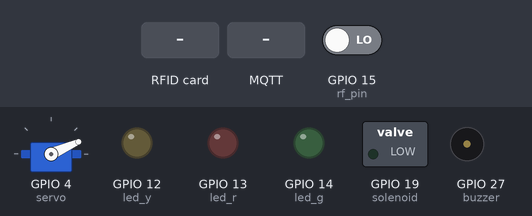
This program was run on a simulated ESP32 board running MicroPython. Parts: servo, switched loads named in the program (green lamp = pin HIGH), output pins drawn as LEDs (lit = HIGH), buzzer (waves = sounding). The test bench sets the inputs (shaded band); at power-on: GPIO 15 (rf_pin) LOW. WiFi joins after 1.5 s; no MQTT or app messages arrive unless stated; the interpreter's speed is modelled, so counts of loop turns are approximate; servo angles are drawn from the pulse width (0.5 ms = 0°, 2.5 ms = 180°); the clock reads 2024-03-15 10:24:30 at power-on unless the program sets it; library files of the repository ran but are not shown: mfrc522.py; pins used as bus, display or sensor lines are not drawn; what the program prints to the serial console is not drawn.

Above: at 2.8 s.
2.9 s: GPIO 15 (rf_pin) driven HIGH
At 4.8 s:
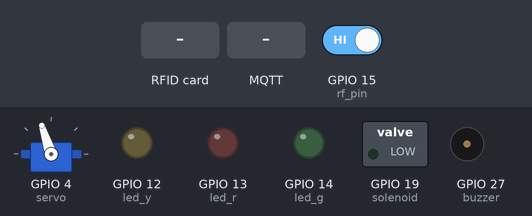
5.5 s: RFID card 93 1E FD 2C held to the reader
At 6.7 s:
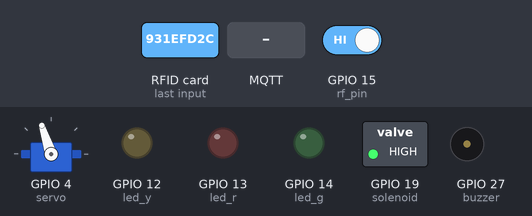
7.0 s: MQTT message "0" arrives on the first subscribed topic
At 9.7 s:
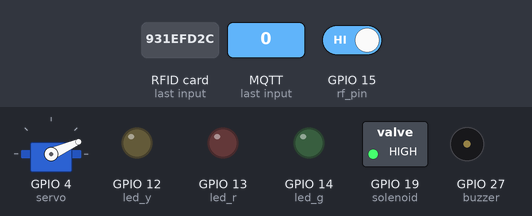
Timing chart, 0 to 16.0 s (numbered marks = the images above; inputs shaded):
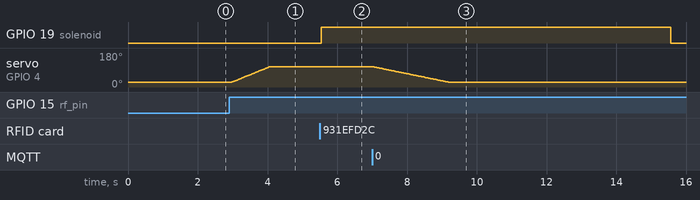

The program:

ESP32-02.py
```python
import network
import time
from machine import Pin, PWM, time_pulse_us, SPI
import mfrc522
from umqtt.simple import MQTTClient

# --- Buzzer passivo ---
buzzer = PWM(Pin(27))
buzzer.freq(1500)
buzzer.duty_u16(0)

# --- Config Wi-Fi ---
SSID = "xx"
PASSWORD = "xxx"

# --- Config MQTT HiveMQ Cloud ---
MQTT_BROKER = "x.s1.eu.hivemq.cloud"
MQTT_PORT = 8883
CLIENT_ID = "smart_home"
MQTT_USER = "x"
MQTT_PASS = "xxx"

# --- Servo ---
servo = PWM(Pin(4))
servo.freq(50)

# --- RF 433MHZ ---
rf_pin = Pin(15, Pin.IN)

# --- Sensor de estacionamento (HC-SR04) ---
trig = Pin(18, Pin.OUT)
echo = Pin(5, Pin.IN, Pin.PULL_DOWN)

# --- LEDs ---
led_g = Pin(14, Pin.OUT)
led_y = Pin(12, Pin.OUT)
led_r = Pin(13, Pin.OUT)

# --- Variáveis de controle ---
servo_pos = 0
ultimo_estado = 0
distancia_anterior = None
ultimo_movimento = time.time()
INACTIVITY_TIMEOUT = 3
THRESHOLD = 0.5
sensor_ativo = False

# ----- Pinos RC522 -----
SCK  = 32
MOSI = 33
MISO = 25
RST  = 26
CS   = 21

# ----- Pino do MOSFET / Solenoide -----
SOLENOID_PIN = 19
PULSE_MS = 10000

# ----- Lista de UIDs permitidos -----
AUTHORIZED = {
    "931EFD2C",
}

# ----- Tópicos MQTT -----
TOPIC_RFID = b"casa/tranca/rfid"
TOPIC_TR_STATUS = b"casa/tranca/status"
TOPIC_TR_EVENTO = b"casa/tranca/evento"
TOPIC_GARAGEM_PORTAO = b"garagem/portao"
TOPIC_GARAGEM_SENSOR = b"garagem/sensor"
TOPIC_TRANCA_CMD = b"casa/tranca"

# Inicializa SPI e RC522
spi = SPI(1, baudrate=1000000, polarity=0, phase=0,
          sck=Pin(SCK), mosi=Pin(MOSI), miso=Pin(MISO))
rdr = mfrc522.MFRC522(spi=spi, gpioRst=Pin(RST), gpioCs=Pin(CS))

# Saída para o MOSFET
solenoid = Pin(SOLENOID_PIN, Pin.OUT, value=0)

print("Aproxime a tag...")
last_uid = None
last_trigger_ms = 0

# --- MQTT globals ---
client = None
last_io = 0  # ticks_ms do último tráfego (publish/ping)

# --- Utilitário: dormir "bombando" MQTT ---
def pump_sleep_ms(ms, step=20):
    t0 = time.ticks_ms()
    while time.ticks_diff(time.ticks_ms(), t0) < ms:
        try:
            client.check_msg()
        except Exception:
            reconnect_mqtt()
        mqtt_heartbeat()
        time.sleep_ms(step)

# --- Heartbeat / reconexão MQTT ---
def mqtt_heartbeat():
    global last_io, client
    now = time.ticks_ms()
    # envia ping se 30s sem tráfego
    if time.ticks_diff(now, last_io) > 30000:
        try:
            client.ping()
            last_io = now
        except Exception:
            reconnect_mqtt()

def safe_publish(topic, payload, retain=False):
    global last_io
    try:
        if isinstance(payload, str):
            payload = payload.encode()
        client.publish(topic, payload, retain=retain)
        last_io = time.ticks_ms()
    except Exception:
        reconnect_mqtt()
        client.publish(topic, payload, retain=retain)
        last_io = time.ticks_ms()

def reconnect_mqtt():
    global client, last_io
    while True:
        try:
            # tenta reconectar e re-subscrever
            client.connect(False)
            client.subscribe(TOPIC_GARAGEM_PORTAO)
            client.subscribe(TOPIC_GARAGEM_SENSOR)
            client.subscribe(TOPIC_TRANCA_CMD)
            last_io = time.ticks_ms()
            break
        except Exception:
            time.sleep(2)

def hex_uid(raw):
    return "".join("{:02X}".format(x) for x in raw)

def trigger_solenoid(ms=PULSE_MS):
    solenoid.value(1)
    pump_sleep_ms(ms)
    solenoid.value(0)

# --- Funções do servo ---
def set_servo_angle(angle):
    duty = int((angle / 180.0 * 5000) + 2500)
    servo.duty_u16(duty)

def move_servo_slow(start_angle, end_angle, step=1, delay=20):
    if start_angle < end_angle:
        rng = range(start_angle, end_angle + 1, step)
    else:
        rng = range(start_angle, end_angle - 1, -step)
    for angle in rng:
        set_servo_angle(angle)
        pump_sleep_ms(int(delay))

def controlar_servo_rf():
    global servo_pos, ultimo_estado
    estado = rf_pin.value()
    if estado == 1 and ultimo_estado == 0:
        if servo_pos == 0:
            move_servo_slow(0, 110, step=2, delay=20)
            servo_pos = 110
        else:
            move_servo_slow(110, 0, step=2, delay=20)
            servo_pos = 0
        pump_sleep_ms(300)  # debouncing com loop MQTT
    ultimo_estado = estado

# --- Filtragem e histerese do HC-SR04 ---
MIN_CM = 2
MAX_CM = 400
MIN_US = int(MIN_CM * 58)
MAX_US = int(MAX_CM * 58)

T_NEAR = 5
T_FAR  = 12
H      = 1
zona_atual = "FAR"

def medir_distancia_raw():
    trig.value(0)
    time.sleep_us(2)
    trig.value(1)
    time.sleep_us(10)
    trig.value(0)
    _ = time_pulse_us(echo, 0, 10000)
    dur = time_pulse_us(echo, 1, 30000)
    if dur < MIN_US or dur > MAX_US:
        return None
    return dur / 58.0  # cm

def mediana(vals):
    vals = sorted(vals)
    n = len(vals)
    if n == 0:
        return None
    m = n // 2
    return vals[m] if n % 2 else 0.5 * (vals[m-1] + vals[m])

def medir_distancia_filtrada(n=5, tentativas=8, pausa_ms=20):
    amostras = []
    for _ in range(tentativas):
        d = medir_distancia_raw()
        if d is not None:
            amostras.append(d)
            if len(amostras) >= n:
                break
        pump_sleep_ms(pausa_ms)
    return mediana(amostras)

def medir_distancia():
    return medir_distancia_filtrada()

def atualizar_sensor():
    global distancia_anterior, ultimo_movimento, zona_atual
    if not sensor_ativo:
        return

    d = medir_distancia()
    if d is None:
        d = distancia_anterior if distancia_anterior is not None else 20

    print("Distância (filtrada):", round(d, 2), "cm")

    if distancia_anterior is None or abs(d - distancia_anterior) >= THRESHOLD:
        distancia_anterior = d
        ultimo_movimento = time.time()

    if time.time() - ultimo_movimento > INACTIVITY_TIMEOUT:
        led_g.value(0)
        led_y.value(0)
        led_r.value(0)
        buzzer.duty_u16(0)
        return

    if zona_atual == "NEAR":
        if d >= T_NEAR + H:
            zona_atual = "MID" if d <= T_FAR else "FAR"
    elif zona_atual == "FAR":
        if d <= T_FAR - H:
            zona_atual = "MID" if d > T_NEAR else "NEAR"
    else:  # MID
        if d <= T_NEAR - H:
            zona_atual = "NEAR"
        elif d >= T_FAR + H:
            zona_atual = "FAR"

    led_r.value(1 if zona_atual == "NEAR" else 0)
    led_y.value(1 if zona_atual == "MID" else 0)
    led_g.value(1 if zona_atual == "FAR" else 0)

    # Padrões de beep com MQTT ativo entre pulsos
    def beep(on_ms, off_ms):
        buzzer.duty_u16(30000)
        pump_sleep_ms(on_ms)
        buzzer.duty_u16(0)
        pump_sleep_ms(off_ms)

    if 0 < d <= 5:
        beep(120, 120)
    elif 5 < d <= 10:
        beep(250, 250)
    elif 10 < d <= 15:
        beep(400, 400)
    else:
        buzzer.duty_u16(0)
        pump_sleep_ms(500)

# --- Função MQTT ---
def mqtt_callback(topic, msg):
    global servo_pos, sensor_ativo
    topic = topic.decode()
    msg = msg.decode().upper()

    if topic == "garagem/portao":
        if msg in ["OPEN", "1"]:
            move_servo_slow(servo_pos, 110)
            servo_pos = 110
        elif msg in ["CLOSE", "0"]:
            move_servo_slow(servo_pos, 0)
            servo_pos = 0

    if topic == "garagem/sensor":
        if msg in ["ON", "1"]:
            sensor_ativo = True
        elif msg in ["OFF", "0"]:
            sensor_ativo = False
            led_g.value(0)
            led_y.value(0)
            led_r.value(0)
            buzzer.duty_u16(0)

    if topic == "casa/tranca":
        if msg in ["OPEN", "1"]:
            print("MQTT → abrir tranca")
            trigger_solenoid()
            safe_publish(TOPIC_TR_STATUS, b"OPEN")
        elif msg in ["CLOSE", "0"]:
            print("MQTT → fechar tranca (ignorado, solenoide é pulso)")
            safe_publish(TOPIC_TR_STATUS, b"CLOSED")

# --- Conectar Wi-Fi ---
def conectar_wifi():
    wlan = network.WLAN(network.STA_IF)
    wlan.active(True)
    # Modo performance (quando suportado) para reduzir latências e perdas
    try:
        wlan.config(pm=network.WLAN.PM_PERFORMANCE)
    except Exception:
        pass
    if not wlan.isconnected():
        wlan.connect(SSID, PASSWORD)
        while not wlan.isconnected():
            time.sleep_ms(100)
    print("Conectado ao Wi-Fi:", wlan.ifconfig())

# --- Main ---
def main():
    global client, last_uid, last_trigger_ms, last_io
    set_servo_angle(servo_pos)
    conectar_wifi()
    client = MQTTClient(
        CLIENT_ID,
        MQTT_BROKER,
        port=MQTT_PORT,
        user=MQTT_USER,
        password=MQTT_PASS,
        keepalive=60,
        ssl=True,
        ssl_params={"server_hostname": MQTT_BROKER}
    )
    client.set_callback(mqtt_callback)
    client.timeout = 10
    client.connect()
    client.subscribe(TOPIC_GARAGEM_PORTAO)
    client.subscribe(TOPIC_GARAGEM_SENSOR)
    client.subscribe(TOPIC_TRANCA_CMD)
    print("Conectado ao MQTT e inscrito em garagem/portao, garagem/sensor e casa/tranca")
    last_io = time.ticks_ms()

    while True:
        # loop MQTT
        try:
            client.check_msg()
        except Exception:
            reconnect_mqtt()
        mqtt_heartbeat()

        controlar_servo_rf()
        atualizar_sensor()

        # ---- RFID / Solenoide ----
        (stat, _) = rdr.request(rdr.REQIDL)
        if stat == rdr.OK:
            (stat2, raw_uid) = rdr.anticoll()
            if stat2 == rdr.OK and len(raw_uid) >= 4:
                uid = hex_uid(raw_uid[:4])
                now = time.ticks_ms()
                if uid != last_uid or time.ticks_diff(now, last_trigger_ms) > 1500:
                    print("UID detectado:", uid)
                    allowed = (not AUTHORIZED) or (uid in AUTHORIZED)
                    evt = '{{"uid":"{}","allowed":{},"ts":{}}}'.format(
                        uid, str(allowed).lower(), int(time.time())
                    ).encode()
                    safe_publish(TOPIC_RFID, evt)

                    if allowed:
                        print("Acesso permitido → acionando solenoide")
                        trigger_solenoid()
                        safe_publish(TOPIC_TR_EVENTO, ("UID {} permitido".format(uid)).encode())
                        safe_publish(TOPIC_TR_STATUS, b"OPEN")
                    else:
                        print("Acesso negado")
                        safe_publish(TOPIC_TR_EVENTO, ("UID {} negado".format(uid)).encode())
                        safe_publish(TOPIC_TR_STATUS, b"CLOSED")

                    last_uid = uid
                    last_trigger_ms = now
                rdr.halt()

        pump_sleep_ms(100)

if __name__ == "__main__":
    main()
```

Measured:
- after the input at 2.9 s, servo on GPIO 4 (servo): moves from 24° to 108° over 1.1 s, starting after 0.06 s
- after the input at 5.5 s, GPIO 19 (solenoid): LOW → HIGH after 0.05 s
- after the input at 7.0 s, servo on GPIO 4 (servo): moves from 108° to 24° over 2.2 s, starting at once
